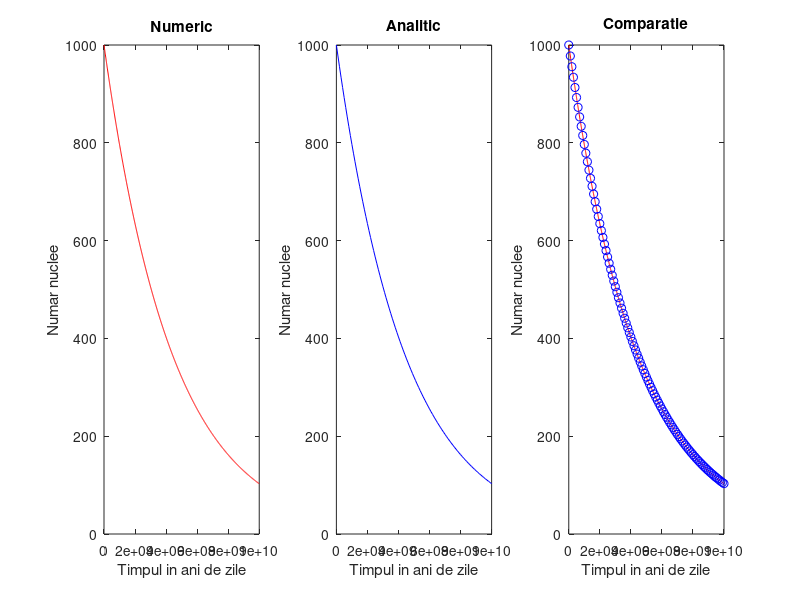

The MATLAB script that drew this image:
% Dezintegrarea Uraniului 238 - Metoda Euler
% Ecuatia: dN/dt = -N/tau
clear;
clc;

N_uranium_initial = 1000; %nr initial nuclee
npoints = 1000; %discretizarea intervalului temporal
dt = 1e7; %unitate de pas in ani
tau = 4.4e9; %timpul mediu de viata U238
N_uranium = zeros(npoints, 1 ); %declaram matrice de marime npoints x 1, umpluta cu 0-uri
time = zeros(npoints, 1 ); %declaram vectorul timp
N_uranium(1) = N_uranium_initial; %conditia initiala
time(1) = 0; %alta conditie initiala

  for step=1:npoints-1
    N_uranium(step+1) = N_uranium(step) - (N_uranium(step)/tau) * dt;
    time(step+1) = time(step) + dt;
  end
  
  subplot(1,3,1);
  plot(time, N_uranium,'r');
  xlabel('Timpul in ani de zile');
  ylabel('Numar nuclee');
  title('Numeric');

  t = 0:1e8:10e9;
  N_analytical = N_uranium_initial*exp(-t/tau);
  subplot(1,3,2);
  plot(t,N_analytical,'b');
  xlabel('Timpul in ani de zile');
  ylabel('Numar nuclee');
  title('Analitic');
  
  subplot(1,3,3);
  plot(time, N_uranium,'r');
  hold;
  scatter(t,N_analytical,'b');
  xlabel('Timpul in ani de zile');
  ylabel('Numar nuclee');
  title('Comparatie');